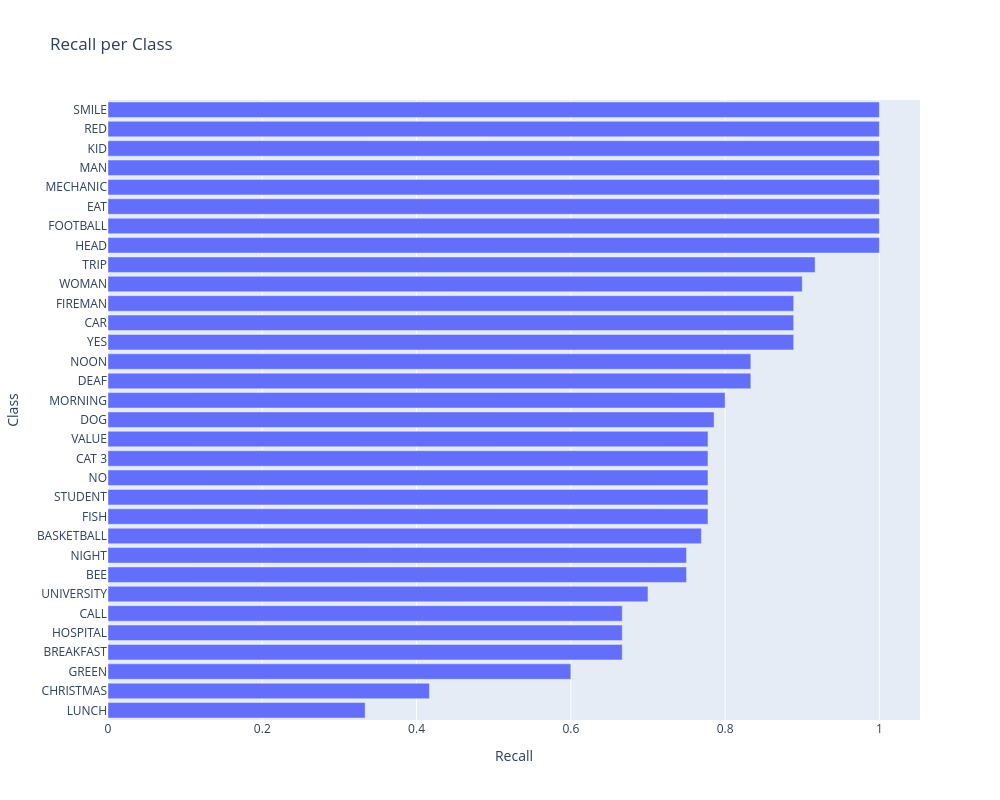

This figure's notebook cell:
### Code cell
from sklearn.metrics import recall_score

recalls = recall_score(
    y_true,
    y_pred,
    labels=labels_ids,
    average=None,
    zero_division=0
)

order = np.argsort(recalls)

fig = go.Figure(go.Bar(
    x=recalls[order],
    y=labels_names[order],
    orientation="h"
))

fig.update_layout(
    title="Recall per Class",
    xaxis_title="Recall",
    yaxis_title="Class",
    width=1000,
    height=800,
)

fig.show()

### Figure 1 — Plotly figure (JSON) as saved in the notebook; plotly's stock layout.template omitted (floating-point values rounded to 4 significant figures)
{"data": [{"orientation": "h", "type": "bar", "x": [0.3333, 0.4167, 0.6, 0.6667, 0.6667, 0.6667, 0.7, 0.75, 0.75, 0.7692, 0.7778, 0.7778, 0.7778, 0.7778, 0.7778, 0.7857, 0.8, 0.8333, 0.8333, 0.8889, 0.8889, 0.8889, 0.9, 0.9167, 1.0, 1.0, 1.0, 1.0, 1.0, 1.0, 1.0, 1.0], "y": ["LUNCH", "CHRISTMAS", "GREEN", "BREAKFAST", "HOSPITAL", "CALL", "UNIVERSITY", "BEE", "NIGHT", "BASKETBALL", "FISH", "STUDENT", "NO", "CAT 3", "VALUE", "DOG", "MORNING", "DEAF", "NOON", "YES", "CAR", "FIREMAN", "WOMAN", "TRIP", "HEAD", "FOOTBALL", "EAT", "MECHANIC", "MAN", "KID", "RED", "SMILE"]}], "layout": {"height": 800, "title": {"text": "Recall per Class"}, "width": 1000, "xaxis": {"title": {"text": "Recall"}}, "yaxis": {"title": {"text": "Class"}}}}
